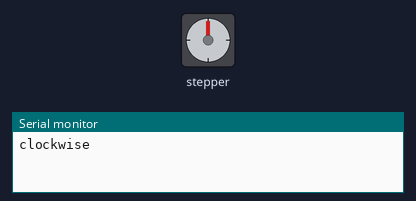
The sketch below on a simulated Arduino Uno, built with avr-gcc and run on an emulated ATmega328P. Shown: stepper motor, the last lines printed to the serial monitor. Stepper angles assume 2048 steps per turn.

Above: at 0.05 s.
At 3.05 s:
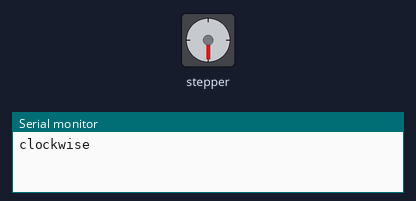
At 6.05 s:
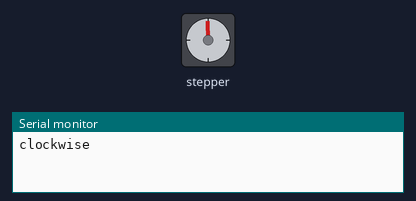
At 12.75 s:
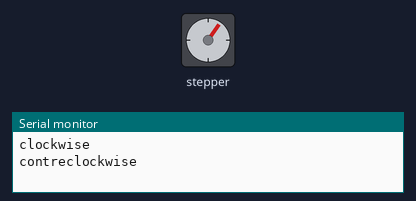
Timing chart, 0 to 18.3 s (numbered marks = the images above):
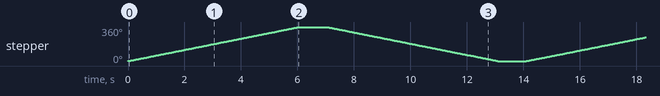

Measured:
- by itself, stepper: turns 360° clockwise in 6.0 s, then 360° counter-clockwise in 6.0 s, repeating every 14.1 s

The sketch:

testStepper.ino
```cpp
#include <Stepper.h>

// Define stepper motor connections and interface type
#define IN1 13 // GPIO for IN1
#define IN2 12 // GPIO for IN2
#define IN3 14 // GPIO for IN3
#define IN4 27// GPIO for IN4
#define RPM 10


const int step_per_rev = 2048;
Stepper stepper(step_per_rev,IN1,IN3,IN2,IN4);

void setup() {
  stepper.setSpeed(RPM);

  Serial.begin(9600);
}

void loop() {
  Serial.println("clockwise");
  stepper.step(step_per_rev);
  delay(1000);
  Serial.println("contreclockwise");
  stepper.step(-step_per_rev);
  delay(1000);
}
```
